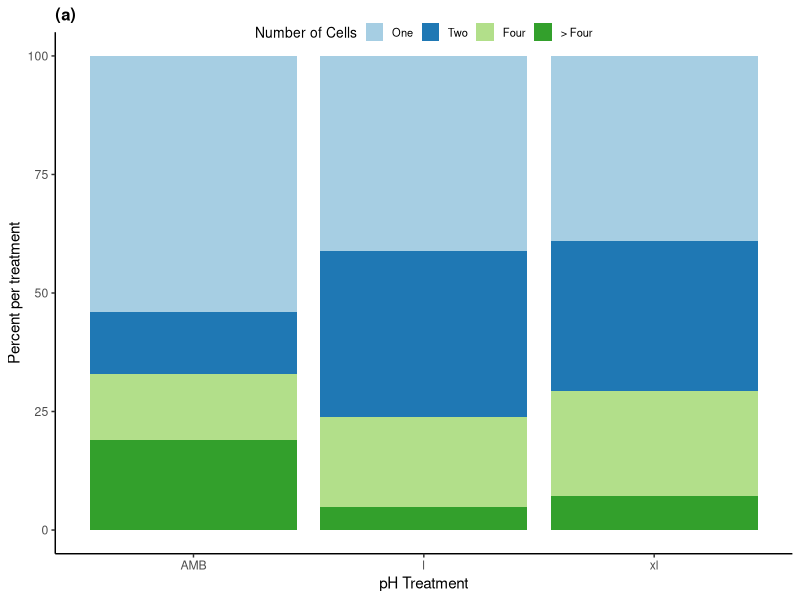
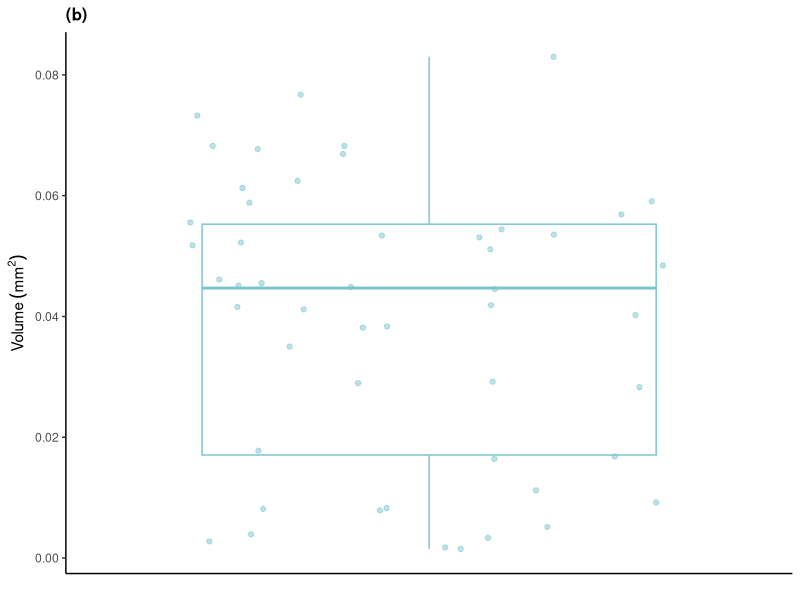
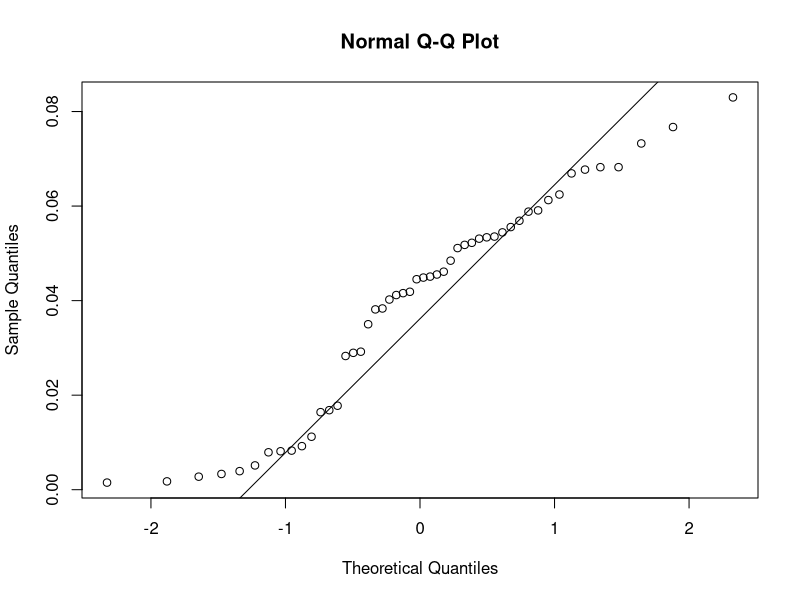
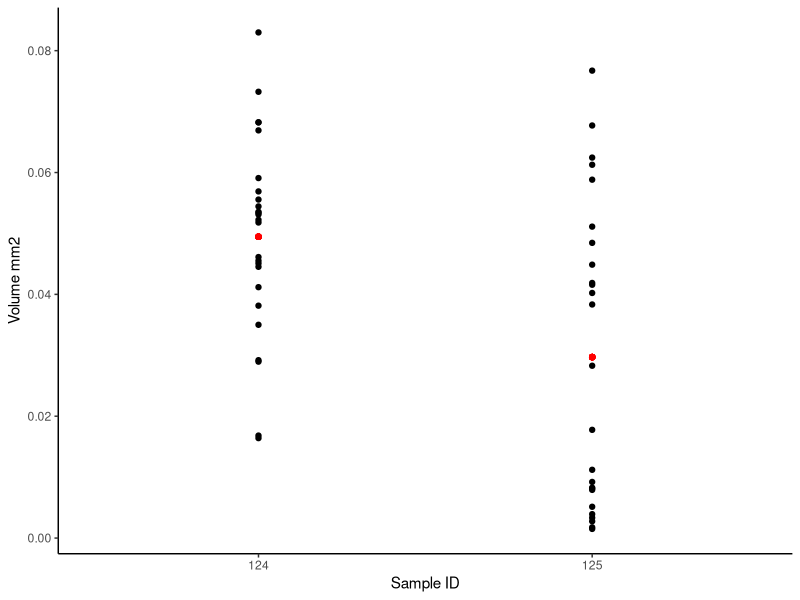
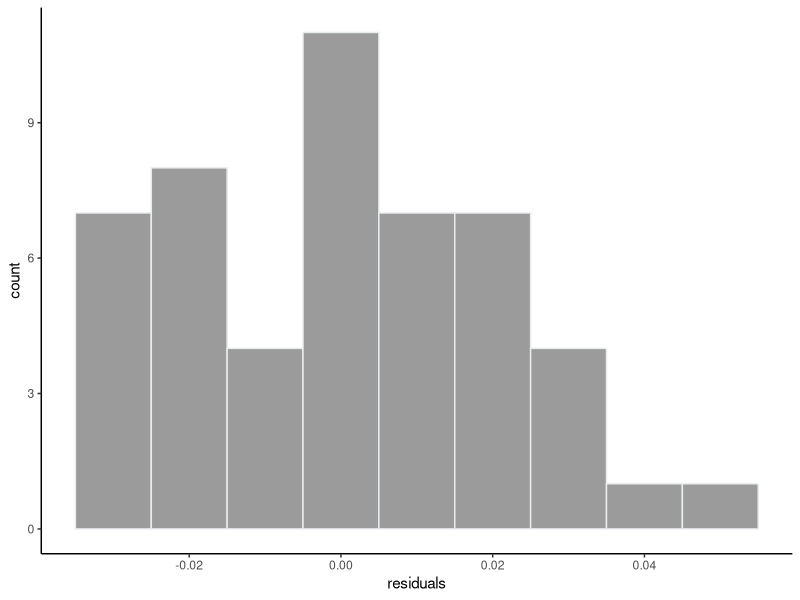
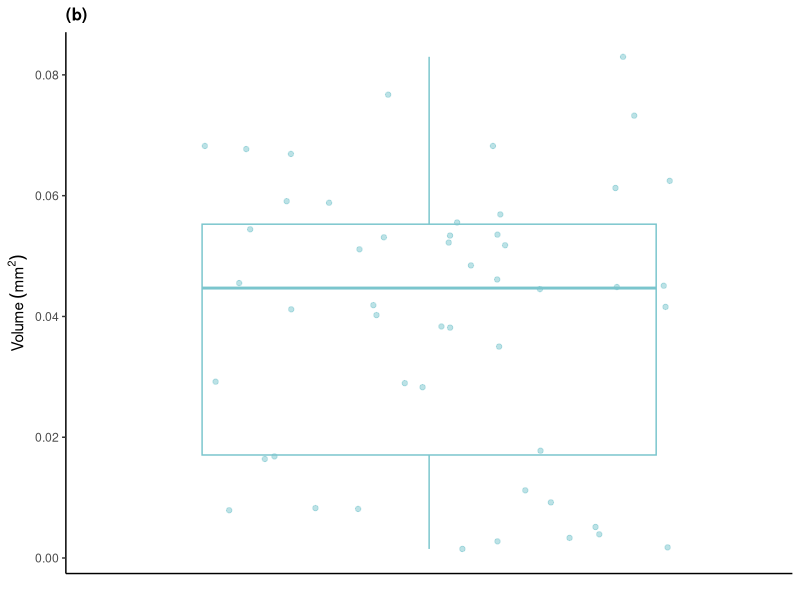
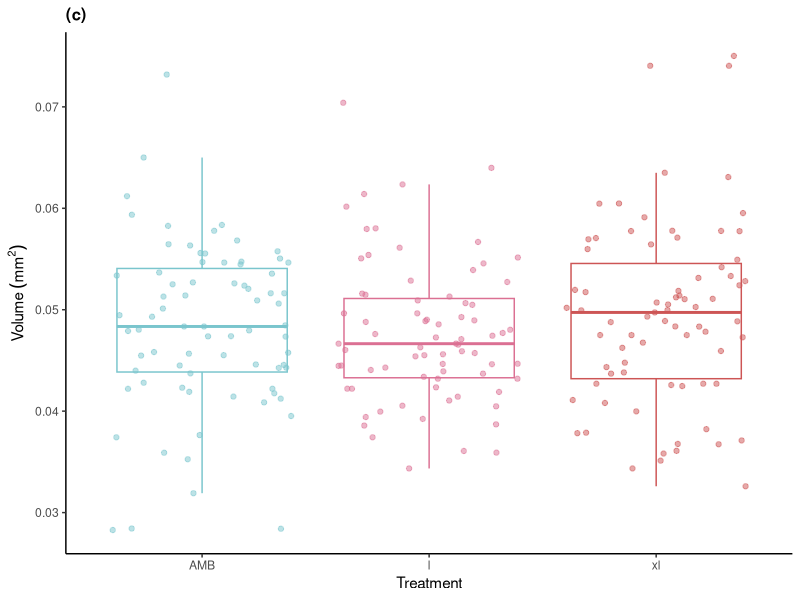
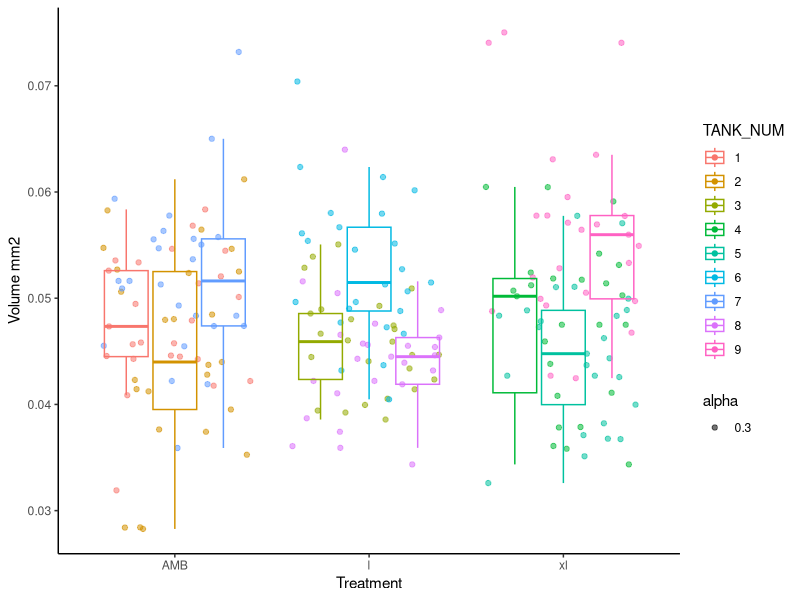

Generate these figures, in order, with R:
## ---- chunk 1
knitr::opts_chunk$set(echo = TRUE)
## ---- chunk 2
library("ggplot2")
library("tidyverse")
## ---- chunk 3
raw_data <- read.csv("5-Developmental_progression_and_size/Input/cell_cleavage.csv" , header = TRUE, sep = ",")
## ---- chunk 4
raw_data$sample_ID <- as.factor(raw_data$sample_ID)
str(raw_data$sample_ID)

raw_data$treatment <- as.factor(raw_data$treatment)
str(raw_data$treatment)
## ---- chunk 5
total_counts_per_sample <- raw_data %>%
  mutate(total_counts_per_sample = One_cell+Two_cell+Four_cell+Greater_than_4_cell) %>% 
  arrange(treatment)

show(total_counts_per_sample)
## ---- chunk 6
normalized_cleavage_counts <- total_counts_per_sample %>%
  mutate(percent_one_cell = (One_cell/total_counts_per_sample)*100) %>% 
  mutate(percent_two_cell = (Two_cell/total_counts_per_sample)*100) %>%
  mutate(percent_four_cell = (Four_cell/total_counts_per_sample)*100) %>%
  mutate(percent_greater_than_four_cell = (Greater_than_4_cell/total_counts_per_sample)*100)

show(normalized_cleavage_counts)
str(normalized_cleavage_counts)

gathered_cleavage_counts <- normalized_cleavage_counts %>% 
  select(sample_ID, treatment, percent_one_cell:percent_greater_than_four_cell) %>% 
  gather(cleavage_stage, percent, -sample_ID, -treatment, convert = FALSE, na.rm = TRUE, factor_key = TRUE)

show(gathered_cleavage_counts)
## ---- chunk 7
cell_cleavage_anova <- aov(percent ~ cleavage_stage/treatment, data = gathered_cleavage_counts)
summary(cell_cleavage_anova)
TukeyHSD(cell_cleavage_anova)
## ---- chunk 8
##Just treatment
#Mean for all treatments should be 25 because 100/4=25. Standard dev may vary.
clvgstats <- select(gathered_cleavage_counts, treatment:percent)
clvgstats.amb <- clvgstats %>% filter(treatment=="AMB") %>% 
  summarise(mean=mean(percent), sd=sd(percent), min=min(percent), max=max(percent))
clvgstats.l <- gathered_cleavage_counts %>% filter(treatment=="l") %>% 
  summarise(mean=mean(percent), sd=sd(percent), min=min(percent), max=max(percent))
clvgstats.xl <- gathered_cleavage_counts %>% filter(treatment=="xl") %>% 
  summarise(mean=mean(percent), sd=sd(percent), min=min(percent), max=max(percent)) 

treatment.clvgstats.rownames <- as.factor(c("AMB", "l", "xl"))
treatment.clvgstats <- as.data.frame(bind_rows(clvgstats.amb, clvgstats.l, clvgstats.xl, .id=NULL))
treatment.clvgstats$cleavage_stage <- treatment.clvgstats.rownames
treatment.clvgstats <- treatment.clvgstats[c(5,1,2,3,4)]
show(treatment.clvgstats)

##Just cleavage
#Cleavage stage means should differ
clvgstats.onecell <- clvgstats %>% filter(cleavage_stage=="percent_one_cell") %>% 
  summarise(mean=mean(percent), sd=sd(percent), min=min(percent), max=max(percent))
clvgstats.twocell <- clvgstats %>% filter(cleavage_stage=="percent_two_cell") %>% 
  summarise(mean=mean(percent), sd=sd(percent), min=min(percent), max=max(percent))
clvgstats.fourcell <- clvgstats %>% filter(cleavage_stage=="percent_four_cell") %>% 
  summarise(mean=mean(percent), sd=sd(percent), min=min(percent), max=max(percent))
clvgstats.gfourcell <- clvgstats %>% filter(cleavage_stage=="percent_greater_than_four_cell") %>% 
  summarise(mean=mean(percent), sd=sd(percent), min=min(percent), max=max(percent))

stage.clvgstats.rownames <- as.factor(c("One Cell", "Two Cells", "Four Cells", "> Four Cells"))
stage.clvgstats <- as.data.frame(bind_rows(clvgstats.onecell, clvgstats.twocell, clvgstats.fourcell, clvgstats.gfourcell, .id=NULL))
stage.clvgstats$cleavage_stage <- stage.clvgstats.rownames
stage.clvgstats <- stage.clvgstats[c(5,1,2,3,4)]
show(stage.clvgstats)

##Treatment within cleavage
clvgstats.onecell.amb <- clvgstats %>% filter(cleavage_stage=="percent_one_cell", treatment=="AMB") %>% 
  summarise(mean=mean(percent), sd=sd(percent), min=min(percent), max=max(percent))
clvgstats.onecell.l <- clvgstats %>% filter(cleavage_stage=="percent_one_cell", treatment=="l") %>% 
  summarise(mean=mean(percent), sd=sd(percent), min=min(percent), max=max(percent))
clvgstats.onecell.xl <- clvgstats %>% filter(cleavage_stage=="percent_one_cell", treatment=="xl") %>% 
  summarise(mean=mean(percent), sd=sd(percent), min=min(percent), max=max(percent))
clvgstats.twocell.amb <- clvgstats %>% filter(cleavage_stage=="percent_two_cell", treatment=="AMB") %>% 
  summarise(mean=mean(percent), sd=sd(percent), min=min(percent), max=max(percent))
clvgstats.twocell.l <- clvgstats %>% filter(cleavage_stage=="percent_two_cell", treatment=="l") %>% 
  summarise(mean=mean(percent), sd=sd(percent), min=min(percent), max=max(percent))
clvgstats.twocell.xl <- clvgstats %>% filter(cleavage_stage=="percent_two_cell", treatment=="xl") %>% 
  summarise(mean=mean(percent), sd=sd(percent), min=min(percent), max=max(percent))
clvgstats.fourcell.amb <- clvgstats %>% filter(cleavage_stage=="percent_four_cell", treatment=="AMB") %>% 
  summarise(mean=mean(percent), sd=sd(percent), min=min(percent), max=max(percent))
clvgstats.fourcell.l <- clvgstats %>% filter(cleavage_stage=="percent_four_cell", treatment=="l") %>% 
  summarise(mean=mean(percent), sd=sd(percent), min=min(percent), max=max(percent))
clvgstats.fourcell.xl <- clvgstats %>% filter(cleavage_stage=="percent_four_cell", treatment=="xl") %>% 
  summarise(mean=mean(percent), sd=sd(percent), min=min(percent), max=max(percent))
clvgstats.gfourcell.amb <- clvgstats %>% filter(cleavage_stage=="percent_greater_than_four_cell", treatment=="AMB") %>% 
  summarise(mean=mean(percent), sd=sd(percent), min=min(percent), max=max(percent))
clvgstats.gfourcell.l <- clvgstats %>% filter(cleavage_stage=="percent_greater_than_four_cell", treatment=="l") %>% 
  summarise(mean=mean(percent), sd=sd(percent), min=min(percent), max=max(percent))
clvgstats.gfourcell.xl <- clvgstats %>% filter(cleavage_stage=="percent_greater_than_four_cell", treatment=="xl") %>% 
  summarise(mean=mean(percent), sd=sd(percent), min=min(percent), max=max(percent))

treatmentstage.clvgstats.rownames <- as.factor(c("OneCell_AMB", "OneCell_l", "OneCell_xl", "TwoCell_AMB", "TwoCell_l", "TwoCell_xl", "FourCell_AMB", "FourCell_l", "FourCell_xl", ">FourCell_AMB", ">FourCell_l", ">FourCell_xl"))
treatmentstage.clvgstats <- as.data.frame(bind_rows(clvgstats.onecell.amb, clvgstats.onecell.l, clvgstats.onecell.xl, clvgstats.twocell.amb, clvgstats.twocell.l, clvgstats.twocell.xl, clvgstats.fourcell.amb, clvgstats.fourcell.l, clvgstats.fourcell.xl, clvgstats.gfourcell.amb, clvgstats.gfourcell.l, clvgstats.gfourcell.xl, .id=NULL))
treatmentstage.clvgstats$cleavage_stage <- treatmentstage.clvgstats.rownames
treatmentstage.clvgstats <- treatmentstage.clvgstats[c(5,1,2,3,4)]
show(treatmentstage.clvgstats)
## ---- chunk 9
mpc <- normalized_cleavage_counts %>%
  group_by(treatment) %>% 
  summarize("One Cell" = mean(percent_one_cell),
            "Two Cells" = mean(percent_two_cell),
            "Four Cells" = mean(percent_four_cell),
            "> Four Cells" = mean(percent_greater_than_four_cell)) %>% 
  gather(cleavage_stage, mean_percent_cleavage, -treatment, na.rm = TRUE, factor_key = TRUE)
show(mpc)
## ---- chunk 10
final_cell_cleavage <- ggplot(mpc, aes(fill=cleavage_stage, y = mean_percent_cleavage, x=treatment)) + 
  geom_bar(position ="stack", stat = "identity") +
  xlab("pH Treatment") + ylab("Percent per treatment") + 
  scale_fill_brewer(name = "Number of Cells", labels = c("One", "Two", "Four", "> Four"), palette = "Paired") + #colour modification
  theme_bw() + #Set background color 
  theme(panel.border = element_blank(), # Set border
                     panel.grid.major = element_blank(), #Set major gridlines
                     panel.grid.minor = element_blank(), #Set minor gridlines
                     axis.line = element_line(colour = "black"), #Set axes color
        plot.background=element_blank()) + #Set the plot background
  ggtitle("(a)") + #add a main title
  theme(plot.title = element_text(face = 'bold', 
                                  size = 12, 
                                  hjust = 0),
        legend.position = c(0.5, 1), #Place legend top middle of figure
        legend.direction = "horizontal", #Make legend list items in a row versus columns
        legend.background = element_rect(fill = NA), #Legend block no-fill
        legend.title = element_text(size = 10),
        legend.text = element_text(size = 8), legend.key.size = unit(0.5, "cm"),
  legend.key.width = unit(0.5,"cm"))
final_cell_cleavage
## ---- chunk 11
library("tidyverse")
library("dplyr")
library("ggplot2")
library("gridExtra")
## ---- chunk 12
raw_data <- read_csv("5-Developmental_progression_and_size/Input/size_metric_timeseries_data.csv")

raw_data$sample_ID <- as.factor(raw_data$sample_ID)
raw_data$time_point <- as.factor(raw_data$time_point)
raw_data$treatment <- as.factor(raw_data$treatment)
raw_data$TANK_NUM <- as.factor(raw_data$TANK_NUM)
raw_data$metric_id <- as.factor(raw_data$metric_id)
## ---- chunk 13
str(raw_data)
## ---- chunk 14
egg_volume <- filter(raw_data, time_point == "Eggs") %>% 
  mutate(volume = ((4*pi*width1/6)*(width2/2)^2)) #Use equation for volume of ellipse
head(egg_volume)
## ---- chunk 15
egg_volume_boxplot <- ggplot(egg_volume, aes(y = volume, x=treatment)) +
  ylab(expression("Volume " (mm^2))) + xlab("Treatment") + # Set x and y axis labels
  #expand_limits(y=c(0, 1.0)) +
  geom_jitter(colour = "cadetblue3", alpha = 0.5) +
  geom_boxplot(colour="cadetblue3", alpha=0) + 
  theme_bw() + #Set background color
  theme(panel.border = element_blank(), # Set border
                     panel.grid.major = element_blank(), #Set major gridlines
                     panel.grid.minor = element_blank(), #Set minor gridlines
                     axis.line = element_line(colour = "black"), #Set axes color
                      axis.title.x = element_blank(), # No axis title
                      axis.text.x = element_text(color = "White"), #White-out the x-axis label
                      axis.ticks.x = element_blank(), # No ticks on x-axis
                      plot.background=element_blank()) + #Set the plot background
  ggtitle("(b)") + #add a main title
  scale_color_manual(values=c(AMB="cadetblue3", l="palevioletred", xl="indianred3")) + #set treatment colors
  theme(plot.title = element_text(face = 'bold', 
                                  size = 12, 
                                  hjust = 0),
        legend.position = "bottom") #set title attributes
egg_volume_boxplot

#QQ-Plot
qqnorm(egg_volume$volume)
qqline(egg_volume$volume)
## ---- chunk 16
#Create dataframe of predicted and residual values for each volume
egg_volume_res <- egg_volume #Copy dataset to manipulate for residual regression
egg_volume_fit <- lm(volume ~ sample_ID, data = egg_volume_res)  # Fit the model
egg_volume_res$predicted <- predict(egg_volume_fit)   # Save the predicted values
egg_volume_res$residuals <- residuals(egg_volume_fit) # Save the residual values
head(select(egg_volume_res, volume, predicted, residuals))

#Plot predicted (red) versus residuals (black)
egg_volume_res_scatter <- ggplot(egg_volume_res, aes(x = sample_ID, y = volume)) + # Plot volume versus treament as scatter
  geom_point() +
  geom_point(aes(y = predicted), color = "red") + # Add the predicted values
  ylab("Volume mm2")+ xlab("Sample ID") + #Label axes
  theme_bw() + #Set background color
  theme(panel.border = element_blank(), # Set border
                     panel.grid.major = element_blank(), #Set major gridlines
                     panel.grid.minor = element_blank(), #Set minor gridlines
                     axis.line = element_line(colour = "black"), #Set axes color
        plot.background=element_blank()) #Set the plot background
egg_volume_res_scatter

#Histogram of residuals
egg_volume_res_hist <- egg_volume_res %>%
  ggplot(aes(x = residuals, fill = volume)) +
    geom_histogram(binwidth = 0.01, color="#e9ecef", alpha=0.6, position = 'identity') +
    labs(fill="") + # Plot volume versus treament as scatter
  theme_bw() + #Set background color
  theme(panel.border = element_blank(), # Set border
                     panel.grid.major = element_blank(), #Set major gridlines
                     panel.grid.minor = element_blank(), #Set minor gridlines
                     axis.line = element_line(colour = "black"), #Set axes color
        plot.background=element_blank()) #Set the plot background)
egg_volume_res_hist
## ---- chunk 17
untreatedegg <- select(egg_volume, time_point, volume)
untreatedegg.stats <- untreatedegg %>% 
  summarise(mean=mean(volume), sd=sd(volume), min=min(volume), max=max(volume))
notreatment <- as.factor(c("NA"))
untreatedegg.stats$treatment <- notreatment

untreatedegg.stats.rownames <- as.factor(c("Untreated_Eggs"))
untreatedegg.stats$timepoint <-untreatedegg.stats.rownames
untreatedegg.stats <- untreatedegg.stats[c(6,5,1,2,3,4)]
show(untreatedegg.stats)
## ---- chunk 18
final_egg_volume <- egg_volume_boxplot
final_egg_volume
## ---- chunk 19
#Use the equation for volume of ellipse to calculate fertilized egg volume.
fert_volume <- filter(raw_data, time_point == "Fertilized_embryos") %>% 
  mutate(volume = ((4*pi*width1/6)*(width2/2)^2)) #Use equation for volume of ellipse
head(fert_volume)
## ---- chunk 20
#Boxplot colored by treatment
fert_volume_t_boxplot <- ggplot(fert_volume, aes(x = treatment, y = volume, color = treatment)) + 
  ylab(expression("Volume " (mm^2))) + xlab("Treatment") + #Label axes
  geom_jitter(alpha = 0.5) +
  geom_boxplot(alpha = 0) +
  theme_bw() + #Set background color
  scale_color_manual(values=c(AMB="cadetblue3", l="palevioletred", xl="indianred3")) + #set treatment colors
  theme(panel.border = element_blank(), # Set border
                     panel.grid.major = element_blank(), #Set major gridlines
                     panel.grid.minor = element_blank(), #Set minor gridlines
                     axis.line = element_line(colour = "black"), #Set axes color
        plot.background=element_blank()) + #Set the plot background
  ggtitle("(c)") + #add a main title
  scale_color_manual(values=c(AMB="cadetblue3", l="palevioletred", xl="indianred3")) + #set treatment colors
  theme(plot.title = element_text(face = 'bold', 
                                  size = 12, 
                                  hjust = 0),
        legend.position = "none") #set title attributes
fert_volume_t_boxplot

#Boxplot colored by TANK_NUM
fert_volume_s_boxplot <- ggplot(fert_volume, aes(x = treatment, y = volume, color = TANK_NUM)) + 
  ylab("Volume mm2")+ xlab("Treatment") + #Label axes
  geom_jitter(aes(alpha = 0.3)) +
  geom_boxplot(alpha = 0) +
  theme_bw() + #Set background color
  theme(panel.border = element_blank(), # Set border
                     panel.grid.major = element_blank(), #Set major gridlines
                     panel.grid.minor = element_blank(), #Set minor gridlines
                     axis.line = element_line(colour = "black"), #Set axes color
        plot.background=element_blank()) #Set the plot background
fert_volume_s_boxplot

#QQ-Plot
qqnorm(fert_volume$volume)
qqline(fert_volume$volume)
## ---- chunk 21
#Create dataframe of predicted and residual values for each volume
fert_volume_res <- fert_volume #Copy dataset to manipulate for residual regression
fert_volume_fit <- lm(volume ~ treatment, data = fert_volume_res)  # Fit the model
fert_volume_res$predicted <- predict(fert_volume_fit)   # Save the predicted values
fert_volume_res$residuals <- residuals(fert_volume_fit) # Save the residual values
head(select(fert_volume_res, treatment, volume, predicted, residuals))

#Plot predicted (red) versus residuals (black)
fert_volume_res_scatter <- ggplot(fert_volume_res, aes(x = treatment, y = volume)) + # Plot volume versus treament as scatter
  geom_point() +
  geom_point(aes(y = predicted), color = "red") + # Add the predicted values
  ylab("Volume mm2")+ xlab("Treatment") + #Label axes
  theme_bw() + #Set background color
  theme(panel.border = element_blank(), # Set border
                     panel.grid.major = element_blank(), #Set major gridlines
                     panel.grid.minor = element_blank(), #Set minor gridlines
                     axis.line = element_line(colour = "black"), #Set axes color
        plot.background=element_blank()) #Set the plot background
fert_volume_res_scatter

#Histogram of residuals
fert_volume_res_hist <- fert_volume_res %>%
  ggplot(aes(x = residuals, fill = volume)) +
    geom_histogram(binwidth = 0.0025, color="#e9ecef", alpha=0.6, position = 'identity') +
    labs(fill="") + # Plot volume versus treament as scatter
  theme_bw() + #Set background color
  theme(panel.border = element_blank(), # Set border
                     panel.grid.major = element_blank(), #Set major gridlines
                     panel.grid.minor = element_blank(), #Set minor gridlines
                     axis.line = element_line(colour = "black"), #Set axes color
        plot.background=element_blank()) #Set the plot background)
fert_volume_res_hist

#Histogram of residuals separated by treatment
fert_volume_res_t_hist <- fert_volume_res %>%
  ggplot(aes(x = residuals, fill = treatment)) +
    geom_histogram(binwidth = 0.0025, color="#e9ecef", alpha=0.6, position = 'identity') +
    labs(fill="") + # Plot volume versus treament as scatter
  theme_bw() + #Set background color
  theme(panel.border = element_blank(), # Set border
                     panel.grid.major = element_blank(), #Set major gridlines
                     panel.grid.minor = element_blank(), #Set minor gridlines
                     axis.line = element_line(colour = "black"), #Set axes color
        plot.background=element_blank()) + #Set the plot background)
facet_wrap(facets = vars(treatment)) #Split 1 graph into three each showing a different treatment
fert_volume_res_t_hist
## ---- chunk 22
#1-Way ANOVA of volume against tank nested within treatment.
fert_volume_nested_anova <- aov(volume ~ treatment/TANK_NUM, data = fert_volume)
summary(fert_volume_nested_anova)
## ---- chunk 23
#1-Way ANOVA of volume against treatment
fert_volume_anova <- aov(volume ~ treatment, data = fert_volume)
summary(fert_volume_anova)
## ---- chunk 24
treatedegg <- select(fert_volume, time_point:treatment, volume)
treatedegg.amb <- treatedegg %>% filter(treatment=="AMB")
treatedegg.amb.stats <- treatedegg.amb %>% summarise(mean=mean(volume), sd=sd(volume), min=min(volume), max=max(volume))
amb <- as.factor(c("AMB"))
treatedegg.amb.stats$treatment <- amb

treatedegg.l <- treatedegg %>% filter(treatment=="l")
treatedegg.l.stats <- treatedegg.l %>% summarise(mean=mean(volume), sd=sd(volume), min=min(volume), max=max(volume))
l <- as.factor(c("l"))
treatedegg.l.stats$treatment <- l

treatedegg.xl <- treatedegg %>% filter(treatment=="xl")
treatedegg.xl.stats <- treatedegg.xl %>% summarise(mean=mean(volume), sd=sd(volume), min=min(volume), max=max(volume))
xl <- as.factor(c("xl"))
treatedegg.xl.stats$treatment <- xl

treatedegg.stats.rownames <- as.factor(c("Treated_egg", "Treated_egg", "Treated_egg"))
treatedegg.stats <- as.data.frame(bind_rows(treatedegg.amb.stats, treatedegg.l.stats, treatedegg.xl.stats, .id=NULL))
treatedegg.stats$timepoint <-treatedegg.stats.rownames
treatedegg.stats <- treatedegg.stats[c(6,5,1,2,3,4)]
show(treatedegg.stats)
## ---- chunk 25
final_fert_volume <- fert_volume_t_boxplot +
  annotate("text", x = 1.2, y = 0.068, label = "a") +
  annotate("text", x = 2.2, y = 0.068, label = "a") +
  annotate("text", x = 3.2, y = 0.068, label = "a")
final_fert_volume
## ---- chunk 26
gas_volume <- filter(raw_data, time_point == "Gastrulation") %>% 
  mutate(volume = ((4*pi*width1/6)*(width2/2)^2))  #Use equation for volume of ellipse
head(gas_volume)
## ---- chunk 27
#Boxplot colored by treatment
gas_volume_t_boxplot <- ggplot(gas_volume, aes(x = treatment, y = volume, color = treatment)) +
  ylab("Volume mm2")+ xlab("Treatment") + #Label axes
  geom_jitter(aes(alpha = 0.3)) +
  geom_boxplot(alpha = 0) +
  theme_bw() + #Set background color
  theme(panel.border = element_blank(), # Set border
                     panel.grid.major = element_blank(), #Set major gridlines
                     panel.grid.minor = element_blank(), #Set minor gridlines
                     axis.line = element_line(colour = "black"), #Set axes color
        plot.background=element_blank()) #Set the plot background
show(gas_volume_t_boxplot)

#Boxplot colored by TANK_NUM
gas_volume_s_boxplot <- ggplot(gas_volume, aes(x = treatment, y = volume, color = TANK_NUM)) + 
  ylab("Volume mm2")+ xlab("Treatment") + #Label axes
  geom_jitter(aes(alpha = 0.3)) +
  geom_boxplot(alpha = 0) +
  theme_bw() + #Set background color
  theme(panel.border = element_blank(), # Set border
                     panel.grid.major = element_blank(), #Set major gridlines
                     panel.grid.minor = element_blank(), #Set minor gridlines
                     axis.line = element_line(colour = "black"), #Set axes color
        plot.background=element_blank()) #Set the plot background
show(gas_volume_s_boxplot)

#QQ-Plot
qqnorm(gas_volume$volume)
qqline(gas_volume$volume)
## ---- chunk 28
gas_volume_sqrt <- mutate(gas_volume, sqrt_volume = sqrt(volume)) # Transform the distribution
head(gas_volume_sqrt)
## ---- chunk 29
#Boxplot colored by treatment
gas_sqrt_volume_t_boxplot <- ggplot(gas_volume_sqrt, aes(x = treatment, y = (sqrt_volume)^2, color = treatment)) + #Square the sqrt volume to make size visually comparable across life stages
   ylab(expression("Volume " (mm^2))) + xlab("Treatment") + #Label axes
  geom_jitter(alpha = 0.5) +
  geom_boxplot(alpha = 0) +
  theme_bw() + #Set background color
  theme(panel.border = element_blank(), # Set border
                     panel.grid.major = element_blank(), #Set major gridlines
                     panel.grid.minor = element_blank(), #Set minor gridlines
                     axis.line = element_line(colour = "black"), #Set axes color
        plot.background=element_blank()) + #Set the plot background
  ggtitle("(d)") + #add a main title
  scale_color_manual(values=c(AMB="cadetblue3", l="palevioletred", xl="indianred3")) + #set treatment colors
  theme(plot.title = element_text(face = 'bold', 
                                  size = 12, 
                                  hjust = 0),
        legend.position = "none") #set title attributes
show(gas_sqrt_volume_t_boxplot)

#Boxplot colored by TANK_NUM
gas_sqrt_volume_s_boxplot <- ggplot(gas_volume_sqrt, aes(x = treatment, y = sqrt_volume, color = TANK_NUM)) + 
  ylab("Volume mm2")+ xlab("Treatment") + #Label axes
  geom_jitter(aes(alpha = 0.3)) +
  geom_boxplot(alpha = 0) +
  theme_bw() + #Set background color
  theme(panel.border = element_blank(), # Set border
                     panel.grid.major = element_blank(), #Set major gridlines
                     panel.grid.minor = element_blank(), #Set minor gridlines
                     axis.line = element_line(colour = "black"), #Set axes color
        plot.background=element_blank()) #Set the plot background
show(gas_volume_s_boxplot)

#QQ-Plot
qqnorm(gas_volume_sqrt$sqrt_volume)
qqline(gas_volume_sqrt$sqrt_volume)
## ---- chunk 30
#Create dataframe of predicted and residual values for each volume
gas_sqrt_volume_res <- gas_volume_sqrt #Copy dataset to manipulate for residual regression
gas_sqrt_volume_fit <- lm(sqrt_volume ~ treatment, data = gas_sqrt_volume_res)  # Fit the model
gas_sqrt_volume_res$predicted <- predict(gas_sqrt_volume_fit)   # Save the predicted values
gas_sqrt_volume_res$residuals <- residuals(gas_sqrt_volume_fit) # Save the residual values
head(select(gas_sqrt_volume_res, treatment, sqrt_volume, predicted, residuals))

#Plot predicted (red) versus residuals (black)
gas_sqrt_volume_res_scatter <- ggplot(gas_sqrt_volume_res, aes(x = treatment, y = sqrt_volume)) + # Plot volume versus treament as scatter
  geom_point() +
  geom_point(aes(y = predicted), color = "red") + # Add the predicted values +
  theme_bw() + #Set background color
  theme(panel.border = element_blank(), # Set border
                     panel.grid.major = element_blank(), #Set major gridlines
                     panel.grid.minor = element_blank(), #Set minor gridlines
                     axis.line = element_line(colour = "black"), #Set axes color
        plot.background=element_blank()) #Set the plot background
gas_sqrt_volume_res_scatter

#Histogram of residuals
gas_sqrt_volume_res_hist <- gas_sqrt_volume_res %>%
  ggplot(aes(x = residuals, fill = volume)) +
    geom_histogram(binwidth = 0.01, color="#e9ecef", alpha=0.6, position = 'identity') +
    labs(fill="") + # Plot volume versus treament as scatter
  theme_bw() + #Set background color
  theme(panel.border = element_blank(), # Set border
                     panel.grid.major = element_blank(), #Set major gridlines
                     panel.grid.minor = element_blank(), #Set minor gridlines
                     axis.line = element_line(colour = "black"), #Set axes color
        plot.background=element_blank()) #Set the plot background)
gas_sqrt_volume_res_hist

#Histogram of residuals separated by treatment
gas_sqrt_volume_res_t_hist <- gas_sqrt_volume_res %>%
  ggplot(aes(x = residuals, fill = treatment)) +
    geom_histogram(binwidth = 0.01, color="#e9ecef", alpha=0.6, position = 'identity') +
    labs(fill="") + # Plot volume versus treament as scatter
  theme_bw() + #Set background color
  theme(panel.border = element_blank(), # Set border
                     panel.grid.major = element_blank(), #Set major gridlines
                     panel.grid.minor = element_blank(), #Set minor gridlines
                     axis.line = element_line(colour = "black"), #Set axes color
        plot.background=element_blank()) + #Set the plot background)
facet_wrap(facets = vars(treatment)) #Split 1 graph into three each showing a different treatment
gas_sqrt_volume_res_t_hist
## ---- chunk 31
#1-Way ANOVA of volume against tank nested within treatment.
gas_sqrt_volume_ts_anova <- aov(volume ~ treatment/TANK_NUM, data = gas_volume_sqrt)
summary(gas_sqrt_volume_ts_anova)
## ---- chunk 32
#1-Way ANOVA of volume against treatment.
gas_sqrt_volume_txs_anova <- aov(sqrt_volume ~ treatment, data = gas_volume_sqrt)
summary(gas_sqrt_volume_txs_anova)
TukeyHSD(gas_sqrt_volume_txs_anova)
## ---- chunk 33
gas <- select(gas_volume, time_point:treatment, volume)

gas.amb <- gas %>% filter(treatment=="AMB")
gas.amb.stats <- gas.amb %>% summarise(mean=mean(volume), sd=sd(volume), min=min(volume), max=max(volume))
gas.amb.stats$treatment <- amb

gas.l <- gas %>% filter(treatment=="l")
gas.l.stats <- gas.l %>% summarise(mean=mean(volume), sd=sd(volume), min=min(volume), max=max(volume))
gas.l.stats$treatment <- l

gas.xl <- gas %>% filter(treatment=="xl")
gas.xl.stats <- gas.xl %>% summarise(mean=mean(volume), sd=sd(volume), min=min(volume), max=max(volume))
gas.xl.stats$treatment <- xl

gas.stats.rownames <- as.factor(c("Gastrulation", "Gastrulation", "Gastrulation"))
gas.stats <- as.data.frame(bind_rows(gas.amb.stats, gas.l.stats, gas.xl.stats, .id=NULL))
gas.stats$timepoint <-gas.stats.rownames
gas.stats <- gas.stats[c(6,5,1,2,3,4)]
show(gas.stats)
## ---- chunk 34
final_gas_volume <- gas_sqrt_volume_t_boxplot +
  annotate("text", x = 1.2, y = 0.1, label = "a") +
  annotate("text", x = 2.2, y = 0.1, label = "b") +
  annotate("text", x = 3.2, y = 0.1, label = "b")
final_gas_volume
## ---- chunk 35
planulae_volume <- filter(raw_data, time_point == "Planulae") %>% 
  mutate(volume = ((4*pi*width1/6)*(width2/2)^2))  #Use equation for volume of ellipse
head(planulae_volume)
## ---- chunk 36
#Boxplot colored by treatment
planulae_volume_t_boxplot <- ggplot(planulae_volume, aes(x = treatment, y = volume, color = treatment)) +
  ylab("Volume mm2")+ xlab("Treatment") + #Label axes
  geom_jitter(aes(alpha = 0.3)) +
  geom_boxplot(alpha = 0) +
  theme_bw() + #Set background color
  theme(panel.border = element_blank(), # Set border
                     panel.grid.major = element_blank(), #Set major gridlines
                     panel.grid.minor = element_blank(), #Set minor gridlines
                     axis.line = element_line(colour = "black"), #Set axes color
        plot.background=element_blank()) #Set the plot background
show(planulae_volume_t_boxplot)

#Boxplot colored by TANK_NUM
planulae_volume_s_boxplot <- ggplot(planulae_volume, aes(x = treatment, y = volume, color = TANK_NUM)) + 
  ylab("Volume mm2")+ xlab("Treatment") + #Label axes
  geom_jitter(aes(alpha = 0.3)) +
  geom_boxplot(alpha = 0) +
  theme_bw() + #Set background color
  theme(panel.border = element_blank(), # Set border
                     panel.grid.major = element_blank(), #Set major gridlines
                     panel.grid.minor = element_blank(), #Set minor gridlines
                     axis.line = element_line(colour = "black"), #Set axes color
        plot.background=element_blank()) #Set the plot background
show(planulae_volume_s_boxplot)

#QQ-Plot
qqnorm(planulae_volume$volume)
qqline(planulae_volume$volume)
## ---- chunk 37
planulae_volume_sqrt <- mutate(planulae_volume, sqrt_volume = sqrt(volume)) # Transform the distribution
head(planulae_volume_sqrt)
## ---- chunk 38
#Boxplot colored by treatment
planulae_sqrt_volume_t_boxplot <- ggplot(planulae_volume_sqrt, aes(x = treatment, y = (sqrt_volume)^2, color = treatment)) + #Square the sqrt volume to make size visually comparable across life stages
  ylab(expression("Volume " (mm^2))) + xlab("Treatment") + #Label axes
  geom_jitter(alpha = 0.5) +
  geom_boxplot(alpha = 0) +
  theme_bw() + #Set background color
  theme(panel.border = element_blank(), # Set border
                     panel.grid.major = element_blank(), #Set major gridlines
                     panel.grid.minor = element_blank(), #Set minor gridlines
                     axis.line = element_line(colour = "black"), #Set axes color
        plot.background=element_blank()) + #Set the plot background
  ggtitle("(e)") + #add a main title
  scale_color_manual(values=c(AMB="cadetblue3", l="palevioletred", xl="indianred3")) + #set treatment colors
  theme(plot.title = element_text(face = 'bold', 
                                  size = 12, 
                                  hjust = 0), 
        legend.position = ("none")) #set title attributes
planulae_sqrt_volume_t_boxplot

#Boxplot colored by TANK_NUM
planulae_sqrt_volume_s_boxplot <- ggplot(planulae_volume_sqrt, aes(x = treatment, y = sqrt_volume, color = TANK_NUM)) + 
  ylab("Volume mm2")+ xlab("Treatment") + #Label axes
  geom_jitter(aes(alpha = 0.3)) +
  geom_boxplot(alpha = 0) +
  theme_bw() + #Set background color
  theme(panel.border = element_blank(), # Set border
                     panel.grid.major = element_blank(), #Set major gridlines
                     panel.grid.minor = element_blank(), #Set minor gridlines
                     axis.line = element_line(colour = "black"), #Set axes color
        plot.background=element_blank()) #Set the plot background
show(planulae_volume_s_boxplot)

#QQ-Plot
qqnorm(planulae_volume_sqrt$sqrt_volume)
qqline(planulae_volume_sqrt$sqrt_volume)
## ---- chunk 39
#Create dataframe of predicted and residual values for each volume
planulae_sqrt_volume_res <- planulae_volume_sqrt #Copy dataset to manipulate for residual regression
planulae_sqrt_volume_fit <- lm(sqrt_volume ~ treatment, data = planulae_sqrt_volume_res)  # Fit the model
planulae_sqrt_volume_res$predicted <- predict(planulae_sqrt_volume_fit)   # Save the predicted values
planulae_sqrt_volume_res$residuals <- residuals(planulae_sqrt_volume_fit) # Save the residual values
head(select(planulae_sqrt_volume_res, treatment, sqrt_volume, predicted, residuals))

#Plot predicted (red) versus residuals (black)
planulae_sqrt_volume_res_scatter <- ggplot(planulae_sqrt_volume_res, aes(x = treatment, y = sqrt_volume)) + # Plot volume versus treament as scatter
  geom_point() +
  geom_point(aes(y = predicted), color = "red") + # Add the predicted values +
  theme_bw() + #Set background color
  theme(panel.border = element_blank(), # Set border
                     panel.grid.major = element_blank(), #Set major gridlines
                     panel.grid.minor = element_blank(), #Set minor gridlines
                     axis.line = element_line(colour = "black"), #Set axes color
        plot.background=element_blank()) #Set the plot background
planulae_sqrt_volume_res_scatter

#Histogram of residuals
planulae_sqrt_volume_res_hist <- planulae_sqrt_volume_res %>%
  ggplot(aes(x = residuals, fill = volume)) +
    geom_histogram(binwidth = 0.01, color="#e9ecef", alpha=0.6, position = 'identity') +
    labs(fill="") + # Plot volume versus treament as scatter
  theme_bw() + #Set background color
  theme(panel.border = element_blank(), # Set border
                     panel.grid.major = element_blank(), #Set major gridlines
                     panel.grid.minor = element_blank(), #Set minor gridlines
                     axis.line = element_line(colour = "black"), #Set axes color
        plot.background=element_blank()) #Set the plot background)
planulae_sqrt_volume_res_hist

#Histogram of residuals separated by treatment
planulae_sqrt_volume_res_t_hist <- planulae_sqrt_volume_res %>%
  ggplot(aes(x = residuals, fill = treatment)) +
    geom_histogram(binwidth = 0.01, color="#e9ecef", alpha=0.6, position = 'identity') +
    labs(fill="") + # Plot volume versus treament as scatter
  theme_bw() + #Set background color
  theme(panel.border = element_blank(), # Set border
                     panel.grid.major = element_blank(), #Set major gridlines
                     panel.grid.minor = element_blank(), #Set minor gridlines
                     axis.line = element_line(colour = "black"), #Set axes color
        plot.background=element_blank()) + #Set the plot background)
facet_wrap(facets = vars(treatment)) #Split 1 graph into three each showing a different treatment
planulae_sqrt_volume_res_t_hist
## ---- chunk 40
#1-Way ANOVA of volume against tank nested within treatment.
planulae_sqrt_volume_ts_anova <- aov(volume ~ treatment/TANK_NUM, data = planulae_volume_sqrt)
summary(planulae_sqrt_volume_ts_anova)
## ---- chunk 41
#1-Way ANOVA of volume against treatment
planulae_sqrt_volume_txs_anova <- aov(sqrt_volume ~ treatment, data = planulae_volume_sqrt)
summary(planulae_sqrt_volume_txs_anova)
TukeyHSD(planulae_sqrt_volume_txs_anova)
## ---- chunk 42
plan <- select(planulae_volume, time_point:treatment, volume)

plan.amb <- plan %>% filter(treatment=="AMB")
plan.amb.stats <- plan.amb %>% summarise(mean=mean(volume), sd=sd(volume), min=min(volume), max=max(volume))
plan.amb.stats$treatment <- amb

plan.l <- plan %>% filter(treatment=="l")
plan.l.stats <- plan.l %>% summarise(mean=mean(volume), sd=sd(volume), min=min(volume), max=max(volume))
plan.l.stats$treatment <- l

plan.xl <- plan %>% filter(treatment=="xl")
plan.xl.stats <- plan.xl %>% summarise(mean=mean(volume), sd=sd(volume), min=min(volume), max=max(volume))
plan.xl.stats$treatment <- xl

plan.stats.rownames <- as.factor(c("Planulae", "Planulae", "Planulae"))
plan.stats <- as.data.frame(bind_rows(plan.amb.stats, plan.l.stats, plan.xl.stats, .id=NULL))
plan.stats$timepoint <-plan.stats.rownames
plan.stats <- plan.stats[c(6,5,1,2,3,4)]
show(plan.stats)
## ---- chunk 43
volume.stats <- as.data.frame(bind_rows(untreatedegg.stats, treatedegg.stats, gas.stats, plan.stats, .id=NULL))
volume.stats <- volume.stats[c(6,1,2,3,4,5)]
show(volume.stats)
## ---- chunk 44
final_plan_volume <- planulae_sqrt_volume_t_boxplot +
  annotate("text", x = 1.2, y = 0.105, label = "a") +
  annotate("text", x = 2.2, y = 0.105, label = "b") +
  annotate("text", x = 3.2, y = 0.105, label = "b")
final_plan_volume
## ---- chunk 45
fig_2 <- grid.arrange(final_cell_cleavage, arrangeGrob(final_egg_volume, final_fert_volume, final_gas_volume, final_plan_volume, ncol = 2, nrow = 2), ncol = 2, nrow = 1, widths = c(3,7), clip = "off")
ggsave("5-Developmental_progression_and_size/Output/fig2_embryo_development.pdf", fig_2, width = 16, height = 8, units = c("in"))
